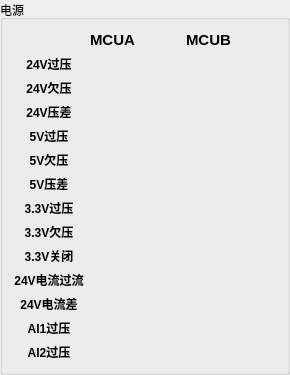
             <widget class="QGroupBox" name="groupBox_15">
              <property name="title">
               <string>电源</string>
              </property>
              <layout class="QGridLayout" name="gridLayout_39">
               <item row="11" column="0">
                <widget class="QLabel" name="label_128">
                 <property name="maximumSize">
                  <size>
                   <width>180</width>
                   <height>16777215</height>
                  </size>
                 </property>
                 <property name="font">
                  <font>
                   <weight>75</weight>
                   <bold>true</bold>
                  </font>
                 </property>
                 <property name="toolTip">
                  <string>&lt;html&gt;&lt;head/&gt;&lt;body&gt;&lt;p&gt;&lt;span style=&quot; font-weight:400;&quot;&gt;MCUA与MCUB之间24V电流相差过大(满量程(1A)3%+实时数据3%)，错误代码:000E&lt;/span&gt;&lt;/p&gt;&lt;/body&gt;&lt;/html&gt;</string>
                 </property>
                 <property name="text">
                  <string>24V电流差</string>
                 </property>
                 <property name="alignment">
                  <set>Qt::AlignCenter</set>
                 </property>
                </widget>
               </item>
               <item row="10" column="0">
                <widget class="QLabel" name="label_127">
                 <property name="maximumSize">
                  <size>
                   <width>180</width>
                   <height>16777215</height>
                  </size>
                 </property>
                 <property name="font">
                  <font>
                   <weight>75</weight>
                   <bold>true</bold>
                  </font>
                 </property>
                 <property name="toolTip">
                  <string>&lt;html&gt;&lt;head/&gt;&lt;body&gt;&lt;p&gt;&lt;span style=&quot; font-weight:400;&quot;&gt;24V电流大于1A，错误代码:000D&lt;/span&gt;&lt;/p&gt;&lt;/body&gt;&lt;/html&gt;</string>
                 </property>
                 <property name="text">
                  <string>24V电流过流</string>
                 </property>
                 <property name="alignment">
                  <set>Qt::AlignCenter</set>
                 </property>
                </widget>
               </item>
               <item row="9" column="2">
                <widget class="QLabel" name="statusb_3v_off_led">
                 <property name="text">
                  <string/>
                 </property>
                 <property name="alignment">
                  <set>Qt::AlignCenter</set>
                 </property>
                </widget>
               </item>
               <item row="2" column="1">
                <widget class="QLabel" name="statusa_24v_low_led">
                 <property name="text">
                  <string/>
                 </property>
                 <property name="alignment">
                  <set>Qt::AlignCenter</set>
                 </property>
                </widget>
               </item>
               <item row="2" column="2">
                <widget class="QLabel" name="statusb_24v_low_led">
                 <property name="text">
                  <string/>
                 </property>
                 <property name="alignment">
                  <set>Qt::AlignCenter</set>
                 </property>
                </widget>
               </item>
               <item row="3" column="1">
                <widget class="QLabel" name="statusa_24v_dif_led">
                 <property name="text">
                  <string/>
                 </property>
                 <property name="alignment">
                  <set>Qt::AlignCenter</set>
                 </property>
                </widget>
               </item>
               <item row="3" column="2">
                <widget class="QLabel" name="statusb_24v_dif_led">
                 <property name="text">
                  <string/>
                 </property>
                 <property name="alignment">
                  <set>Qt::AlignCenter</set>
                 </property>
                </widget>
               </item>
               <item row="5" column="1">
                <widget class="QLabel" name="statusa_5v_low_led">
                 <property name="text">
                  <string/>
                 </property>
                 <property name="alignment">
                  <set>Qt::AlignCenter</set>
                 </property>
                </widget>
               </item>
               <item row="4" column="2">
                <widget class="QLabel" name="statusb_5v_over_led">
                 <property name="text">
                  <string/>
                 </property>
                 <property name="alignment">
                  <set>Qt::AlignCenter</set>
                 </property>
                </widget>
               </item>
               <item row="5" column="2">
                <widget class="QLabel" name="statusb_5v_low_led">
                 <property name="text">
                  <string/>
                 </property>
                 <property name="alignment">
                  <set>Qt::AlignCenter</set>
                 </property>
                </widget>
               </item>
               <item row="8" column="0">
                <widget class="QLabel" name="label_125">
                 <property name="maximumSize">
                  <size>
                   <width>180</width>
                   <height>16777215</height>
                  </size>
                 </property>
                 <property name="font">
                  <font>
                   <weight>75</weight>
                   <bold>true</bold>
                  </font>
                 </property>
                 <property name="toolTip">
                  <string>&lt;html&gt;&lt;head/&gt;&lt;body&gt;&lt;p&gt;&lt;span style=&quot; font-weight:400;&quot;&gt;3.3V电压小于3.0V，错误代码:0008(MCUA)/000B(MCUB)&lt;/span&gt;&lt;/p&gt;&lt;/body&gt;&lt;/html&gt;</string>
                 </property>
                 <property name="text">
                  <string>3.3V欠压</string>
                 </property>
                 <property name="alignment">
                  <set>Qt::AlignCenter</set>
                 </property>
                </widget>
               </item>
               <item row="8" column="1">
                <widget class="QLabel" name="statusa_3v_low_led">
                 <property name="text">
                  <string/>
                 </property>
                 <property name="alignment">
                  <set>Qt::AlignCenter</set>
                 </property>
                </widget>
               </item>
               <item row="8" column="2">
                <widget class="QLabel" name="statusb_3v_low_led">
                 <property name="text">
                  <string/>
                 </property>
                 <property name="alignment">
                  <set>Qt::AlignCenter</set>
                 </property>
                </widget>
               </item>
               <item row="9" column="1">
                <widget class="QLabel" name="statusa_3v_off_led">
                 <property name="text">
                  <string/>
                 </property>
                 <property name="alignment">
                  <set>Qt::AlignCenter</set>
                 </property>
                </widget>
               </item>
               <item row="7" column="2">
                <widget class="QLabel" name="statusb_3v_over_led">
                 <property name="text">
                  <string/>
                 </property>
                 <property name="alignment">
                  <set>Qt::AlignCenter</set>
                 </property>
                </widget>
               </item>
               <item row="7" column="1">
                <widget class="QLabel" name="statusa_3v_over_led">
                 <property name="text">
                  <string/>
                 </property>
                 <property name="alignment">
                  <set>Qt::AlignCenter</set>
                 </property>
                </widget>
               </item>
               <item row="1" column="1">
                <widget class="QLabel" name="statusa_24v_over_led">
                 <property name="text">
                  <string/>
                 </property>
                 <property name="alignment">
                  <set>Qt::AlignCenter</set>
                 </property>
                </widget>
               </item>
               <item row="4" column="0">
                <widget class="QLabel" name="label_121">
                 <property name="maximumSize">
                  <size>
                   <width>180</width>
                   <height>16777215</height>
                  </size>
                 </property>
                 <property name="font">
                  <font>
                   <weight>75</weight>
                   <bold>true</bold>
                  </font>
                 </property>
                 <property name="toolTip">
                  <string>&lt;html&gt;&lt;head/&gt;&lt;body&gt;&lt;p&gt;&lt;span style=&quot; font-weight:400;&quot;&gt;5V电压超过5.5V，错误代码:0004&lt;/span&gt;&lt;/p&gt;&lt;/body&gt;&lt;/html&gt;</string>
                 </property>
                 <property name="text">
                  <string>5V过压</string>
                 </property>
                 <property name="alignment">
                  <set>Qt::AlignCenter</set>
                 </property>
                </widget>
               </item>
               <item row="3" column="0">
                <widget class="QLabel" name="label_120">
                 <property name="maximumSize">
                  <size>
                   <width>180</width>
                   <height>16777215</height>
                  </size>
                 </property>
                 <property name="font">
                  <font>
                   <weight>75</weight>
                   <bold>true</bold>
                  </font>
                 </property>
                 <property name="toolTip">
                  <string>&lt;html&gt;&lt;head/&gt;&lt;body&gt;&lt;p&gt;&lt;span style=&quot; font-weight:400;&quot;&gt;MCUA和MCUAB之间压差大于5%，错误代码:0003&lt;/span&gt;&lt;/p&gt;&lt;/body&gt;&lt;/html&gt;</string>
                 </property>
                 <property name="text">
                  <string>24V压差</string>
                 </property>
                 <property name="alignment">
                  <set>Qt::AlignCenter</set>
                 </property>
                </widget>
               </item>
               <item row="6" column="0">
                <widget class="QLabel" name="label_123">
                 <property name="maximumSize">
                  <size>
                   <width>180</width>
                   <height>16777215</height>
                  </size>
                 </property>
                 <property name="font">
                  <font>
                   <weight>75</weight>
                   <bold>true</bold>
                  </font>
                 </property>
                 <property name="toolTip">
                  <string>&lt;html&gt;&lt;head/&gt;&lt;body&gt;&lt;p&gt;&lt;span style=&quot; font-weight:400;&quot;&gt;MCUA和MCUAB之间压差大于5%，错误代码:0006&lt;/span&gt;&lt;/p&gt;&lt;/body&gt;&lt;/html&gt;</string>
                 </property>
                 <property name="text">
                  <string>5V压差</string>
                 </property>
                 <property name="alignment">
                  <set>Qt::AlignCenter</set>
                 </property>
                </widget>
               </item>
               <item row="2" column="0">
                <widget class="QLabel" name="label_119">
                 <property name="maximumSize">
                  <size>
                   <width>180</width>
                   <height>16777215</height>
                  </size>
                 </property>
                 <property name="font">
                  <font>
                   <weight>75</weight>
                   <bold>true</bold>
                  </font>
                 </property>
                 <property name="toolTip">
                  <string>&lt;html&gt;&lt;head/&gt;&lt;body&gt;&lt;p&gt;&lt;span style=&quot; font-weight:400;&quot;&gt;电压小于18V，错误代码:0002&lt;/span&gt;&lt;/p&gt;&lt;/body&gt;&lt;/html&gt;</string>
                 </property>
                 <property name="text">
                  <string>24V欠压</string>
                 </property>
                 <property name="alignment">
                  <set>Qt::AlignCenter</set>
                 </property>
                </widget>
               </item>
               <item row="9" column="0">
                <widget class="QLabel" name="label_126">
                 <property name="maximumSize">
                  <size>
                   <width>180</width>
                   <height>16777215</height>
                  </size>
                 </property>
                 <property name="font">
                  <font>
                   <weight>75</weight>
                   <bold>true</bold>
                  </font>
                 </property>
                 <property name="toolTip">
                  <string>&lt;html&gt;&lt;head/&gt;&lt;body&gt;&lt;p&gt;&lt;span style=&quot; font-weight:400;&quot;&gt;3.3V电压小于0.3V，错误代码:0009(MCUA)/000C(MCUB)&lt;/span&gt;&lt;/p&gt;&lt;/body&gt;&lt;/html&gt;</string>
                 </property>
                 <property name="text">
                  <string>3.3V关闭</string>
                 </property>
                 <property name="alignment">
                  <set>Qt::AlignCenter</set>
                 </property>
                </widget>
               </item>
               <item row="5" column="0">
                <widget class="QLabel" name="label_122">
                 <property name="maximumSize">
                  <size>
                   <width>180</width>
                   <height>16777215</height>
                  </size>
                 </property>
                 <property name="font">
                  <font>
                   <weight>75</weight>
                   <bold>true</bold>
                  </font>
                 </property>
                 <property name="toolTip">
                  <string>&lt;html&gt;&lt;head/&gt;&lt;body&gt;&lt;p&gt;&lt;span style=&quot; font-weight:400;&quot;&gt;5V电压低于4.5V，错误代码:0005&lt;/span&gt;&lt;/p&gt;&lt;/body&gt;&lt;/html&gt;</string>
                 </property>
                 <property name="text">
                  <string>5V欠压</string>
                 </property>
                 <property name="alignment">
                  <set>Qt::AlignCenter</set>
                 </property>
                </widget>
               </item>
               <item row="7" column="0">
                <widget class="QLabel" name="label_124">
                 <property name="maximumSize">
                  <size>
                   <width>180</width>
                   <height>16777215</height>
                  </size>
                 </property>
                 <property name="font">
                  <font>
                   <weight>75</weight>
                   <bold>true</bold>
                  </font>
                 </property>
                 <property name="toolTip">
                  <string>&lt;html&gt;&lt;head/&gt;&lt;body&gt;&lt;p&gt;&lt;span style=&quot; font-weight:400;&quot;&gt;3.3V电压大于3.6V，错误代码:0007(MCUA)/000A(MCUB)&lt;/span&gt;&lt;/p&gt;&lt;/body&gt;&lt;/html&gt;</string>
                 </property>
                 <property name="text">
                  <string>3.3V过压</string>
                 </property>
                 <property name="alignment">
                  <set>Qt::AlignCenter</set>
                 </property>
                </widget>
               </item>
               <item row="10" column="2">
                <widget class="QLabel" name="statusb_24v_currentover_led">
                 <property name="text">
                  <string/>
                 </property>
                 <property name="alignment">
                  <set>Qt::AlignCenter</set>
                 </property>
                </widget>
               </item>
               <item row="4" column="1">
                <widget class="QLabel" name="statusa_5v_over_led">
                 <property name="text">
                  <string/>
                 </property>
                 <property name="alignment">
                  <set>Qt::AlignCenter</set>
                 </property>
                </widget>
               </item>
               <item row="6" column="2">
                <widget class="QLabel" name="statusb_5v_dif_led">
                 <property name="text">
                  <string/>
                 </property>
                 <property name="alignment">
                  <set>Qt::AlignCenter</set>
                 </property>
                </widget>
               </item>
               <item row="6" column="1">
                <widget class="QLabel" name="statusa_5v_dif_led">
                 <property name="text">
                  <string/>
                 </property>
                 <property name="alignment">
                  <set>Qt::AlignCenter</set>
                 </property>
                </widget>
               </item>
               <item row="10" column="1">
                <widget class="QLabel" name="statusa_24v_currentover_led">
                 <property name="text">
                  <string/>
                 </property>
                 <property name="alignment">
                  <set>Qt::AlignCenter</set>
                 </property>
                </widget>
               </item>
               <item row="11" column="1">
                <widget class="QLabel" name="statusa_24v_currentdif_led">
                 <property name="text">
                  <string/>
                 </property>
                 <property name="alignment">
                  <set>Qt::AlignCenter</set>
                 </property>
                </widget>
               </item>
               <item row="11" column="2">
                <widget class="QLabel" name="statusb_24v_currentdif_led">
                 <property name="text">
                  <string/>
                 </property>
                 <property name="alignment">
                  <set>Qt::AlignCenter</set>
                 </property>
                </widget>
               </item>
               <item row="0" column="1">
                <widget class="QLabel" name="label_106">
                 <property name="minimumSize">
                  <size>
                   <width>90</width>
                   <height>0</height>
                  </size>
                 </property>
                 <property name="maximumSize">
                  <size>
                   <width>16777215</width>
                   <height>30</height>
                  </size>
                 </property>
                 <property name="font">
                  <font>
                   <pointsize>11</pointsize>
                   <weight>75</weight>
                   <bold>true</bold>
                  </font>
                 </property>
                 <property name="text">
                  <string>MCUA</string>
                 </property>
                 <property name="alignment">
                  <set>Qt::AlignLeading|Qt::AlignLeft|Qt::AlignVCenter</set>
                 </property>
                </widget>
               </item>
               <item row="12" column="0">
                <widget class="QLabel" name="label_185">
                 <property name="maximumSize">
                  <size>
                   <width>180</width>
                   <height>16777215</height>
                  </size>
                 </property>
                 <property name="font">
                  <font>
                   <weight>75</weight>
                   <bold>true</bold>
                  </font>
                 </property>
                 <property name="toolTip">
                  <string>&lt;html&gt;&lt;head/&gt;&lt;body&gt;&lt;p&gt;&lt;span style=&quot; font-weight:400;&quot;&gt;AI1输入电压超过29V，错误代码:5101&lt;/span&gt;&lt;/p&gt;&lt;/body&gt;&lt;/html&gt;</string>
                 </property>
                 <property name="text">
                  <string>AI1过压</string>
                 </property>
                 <property name="alignment">
                  <set>Qt::AlignCenter</set>
                 </property>
                </widget>
               </item>
               <item row="1" column="0">
                <widget class="QLabel" name="label_114">
                 <property name="maximumSize">
                  <size>
                   <width>180</width>
                   <height>16777215</height>
                  </size>
                 </property>
                 <property name="font">
                  <font>
                   <weight>75</weight>
                   <bold>true</bold>
                  </font>
                 </property>
                 <property name="toolTip">
                  <string>&lt;html&gt;&lt;head/&gt;&lt;body&gt;&lt;p&gt;&lt;span style=&quot; font-weight:400;&quot;&gt;电压超过30V,错误代码:0001&lt;/span&gt;&lt;/p&gt;&lt;/body&gt;&lt;/html&gt;</string>
                 </property>
                 <property name="text">
                  <string>24V过压</string>
                 </property>
                 <property name="alignment">
                  <set>Qt::AlignCenter</set>
                 </property>
                </widget>
               </item>
               <item row="1" column="2">
                <widget class="QLabel" name="statusb_24v_over_led">
                 <property name="text">
                  <string/>
                 </property>
                 <property name="alignment">
                  <set>Qt::AlignCenter</set>
                 </property>
                </widget>
               </item>
               <item row="13" column="0">
                <widget class="QLabel" name="label_186">
                 <property name="maximumSize">
                  <size>
                   <width>180</width>
                   <height>16777215</height>
                  </size>
                 </property>
                 <property name="font">
                  <font>
                   <weight>75</weight>
                   <bold>true</bold>
                  </font>
                 </property>
                 <property name="toolTip">
                  <string>&lt;html&gt;&lt;head/&gt;&lt;body&gt;&lt;p&gt;AI1输入电压超过29V，错误代码:5102&lt;/p&gt;&lt;/body&gt;&lt;/html&gt;</string>
                 </property>
                 <property name="text">
                  <string>AI2过压</string>
                 </property>
                 <property name="alignment">
                  <set>Qt::AlignCenter</set>
                 </property>
                </widget>
               </item>
               <item row="0" column="2">
                <widget class="QLabel" name="label_108">
                 <property name="minimumSize">
                  <size>
                   <width>90</width>
                   <height>0</height>
                  </size>
                 </property>
                 <property name="font">
                  <font>
                   <pointsize>11</pointsize>
                   <weight>75</weight>
                   <bold>true</bold>
                  </font>
                 </property>
                 <property name="text">
                  <string>MCUB</string>
                 </property>
                 <property name="alignment">
                  <set>Qt::AlignLeading|Qt::AlignLeft|Qt::AlignVCenter</set>
                 </property>
                </widget>
               </item>
               <item row="12" column="1">
                <widget class="QLabel" name="statusa_ai1_over_led">
                 <property name="text">
                  <string/>
                 </property>
                 <property name="alignment">
                  <set>Qt::AlignCenter</set>
                 </property>
                </widget>
               </item>
               <item row="13" column="1">
                <widget class="QLabel" name="statusa_ai2_over_led">
                 <property name="text">
                  <string/>
                 </property>
                 <property name="alignment">
                  <set>Qt::AlignCenter</set>
                 </property>
                </widget>
               </item>
               <item row="12" column="2">
                <widget class="QLabel" name="statusb_ai1_over_led">
                 <property name="text">
                  <string/>
                 </property>
                 <property name="alignment">
                  <set>Qt::AlignCenter</set>
                 </property>
                </widget>
               </item>
               <item row="13" column="2">
                <widget class="QLabel" name="statusb_ai2_over_led">
                 <property name="text">
                  <string/>
                 </property>
                 <property name="alignment">
                  <set>Qt::AlignCenter</set>
                 </property>
                </widget>
               </item>
              </layout>
             </widget>
